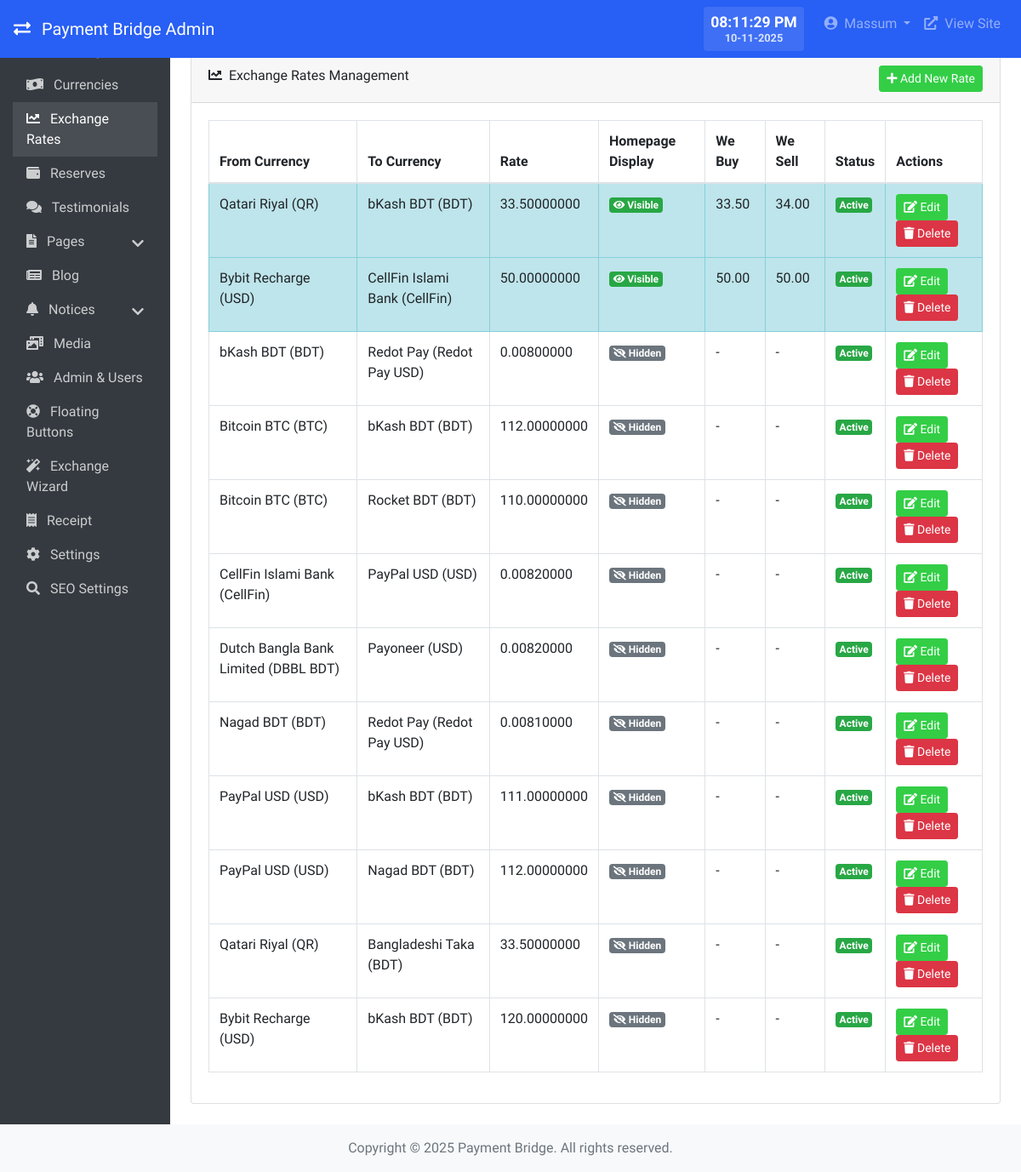
Page /admin/rates/index.php (signed in) on the committed database.
### tables this page shows
CREATE TABLE `settings` (
  `id` int(11) NOT NULL,
  `setting_key` varchar(100) NOT NULL,
  `setting_value` text DEFAULT NULL,
  `created_at` timestamp NOT NULL DEFAULT current_timestamp(),
  `updated_at` timestamp NOT NULL DEFAULT current_timestamp() ON UPDATE current_timestamp()
);

CREATE TABLE `users` (
  `id` int(11) NOT NULL,
  `username` varchar(50) NOT NULL,
  `email` varchar(100) NOT NULL,
  `password` varchar(255) NOT NULL,
  `role` enum('admin','manager','editor') NOT NULL DEFAULT 'editor',
  `status` enum('active','inactive') NOT NULL DEFAULT 'active',
  `last_login` datetime DEFAULT NULL,
  `created_at` timestamp NOT NULL DEFAULT current_timestamp(),
  `updated_at` timestamp NOT NULL DEFAULT current_timestamp() ON UPDATE current_timestamp()
);

CREATE TABLE `exchange_rates` (
  `id` int(11) NOT NULL,
  `from_currency` varchar(10) NOT NULL,
  `to_currency` varchar(10) NOT NULL,
  `rate` decimal(20,8) NOT NULL,
  `status` enum('active','inactive') NOT NULL DEFAULT 'active',
  `created_at` timestamp NOT NULL DEFAULT current_timestamp(),
  `updated_at` timestamp NOT NULL DEFAULT current_timestamp() ON UPDATE current_timestamp(),
  `display_on_homepage` tinyint(1) DEFAULT 0,
  `we_buy` decimal(15,8) DEFAULT 0.00000000,
  `we_sell` decimal(15,8) DEFAULT 0.00000000
);

CREATE TABLE `currencies` (
  `id` int(11) NOT NULL,
  `code` varchar(10) NOT NULL,
  `name` varchar(100) DEFAULT NULL,
  `display_name` varchar(100) DEFAULT NULL,
  `logo` varchar(255) DEFAULT NULL,
  `background_class` varchar(100) DEFAULT NULL,
  `icon_class` varchar(100) DEFAULT NULL,
  `payment_address` varchar(255) DEFAULT NULL,
  `address_label` varchar(100) DEFAULT NULL,
  `address_type` varchar(100) DEFAULT NULL,
  `status` enum('active','inactive') NOT NULL DEFAULT 'active',
  `created_at` timestamp NOT NULL DEFAULT current_timestamp(),
  `updated_at` timestamp NOT NULL DEFAULT current_timestamp() ON UPDATE current_timestamp()
);

### admin/rates/index.php (the view, shortened to what the rows shown need)
<?php
require_once '../../includes/db.php';
require_once '../../includes/functions.php';
require_once '../../includes/auth.php';
$db = Database::getInstance();
$hasNewColumns = false;
try {
    $checkColumns = $db->query("SHOW COLUMNS FROM exchange_rates LIKE 'display_on_homepage'");
    if ($checkColumns && $checkColumns->rowCount() > 0) {
        $hasNewColumns = true;
    }
} catch (Exception $e) {
}
if ($hasNewColumns) {
    $rates = $db->getRows(
        "SELECT er.*,
         fc.name as from_currency_name, fc.display_name as from_display_name,
         tc.name as to_currency_name, tc.display_name as to_display_name
         FROM exchange_rates er
         JOIN currencies fc ON er.from_currency = fc.code
         JOIN currencies tc ON er.to_currency = tc.code
         ORDER BY er.display_on_homepage DESC, er.from_currency, er.to_currency"
    );
}
include '../includes/header.php';
?>
<div class="card mb-4">
    <div class="card-body">
        <div class="table-responsive">
            <table class="table table-bordered" width="100%" cellspacing="0">
                <thead>
                    <tr>
                        <th>From Currency</th>
                        <th>To Currency</th>
                        <th>Rate</th>
                        <?php if ($hasNewColumns): ?>
                        <th>Homepage Display</th>
                        <th>We Buy</th>
                        <th>We Sell</th>
                        <?php endif; ?>
                        <th>Status</th>
                        <th>Actions</th>
                    </tr>
                </thead>
                <tbody>
                    <?php if (count($rates) > 0): ?>
                    <?php foreach ($rates as $rate): ?>
                    <tr <?php echo ($hasNewColumns && isset($rate['display_on_homepage']) && $rate['display_on_homepage']) ? 'class="table-info"' : ''; ?>>
                        <td>
                            <?php echo htmlspecialchars($rate['from_currency_name']); ?>
                            (<?php echo htmlspecialchars($rate['from_display_name'] ?: $rate['from_currency']); ?>)
                        </td>
                        <td>
                            <?php echo htmlspecialchars($rate['to_currency_name']); ?>
                            (<?php echo htmlspecialchars($rate['to_display_name'] ?: $rate['to_currency']); ?>)
                        </td>
                        <td>
                            <?php echo number_format($rate['rate'], 8); ?>
                        </td>
                        <?php if ($hasNewColumns): ?>
                        <td>
                            <?php if (isset($rate['display_on_homepage']) && $rate['display_on_homepage']): ?>
                                <span class="badge badge-success">
                                    <i class="fas fa-eye"></i> Visible
                                </span>
                            <?php else: ?>
                                <span class="badge badge-secondary">
                                    <i class="fas fa-eye-slash"></i> Hidden
                                </span>
                            <?php endif; ?>
                        </td>
                        <td>
                            <?php echo (isset($rate['we_buy']) && $rate['we_buy'] > 0) ? number_format($rate['we_buy'], 2) : '-'; ?>
                        </td>
                        <td>
                            <?php echo (isset($rate['we_sell']) && $rate['we_sell'] > 0) ? number_format($rate['we_sell'], 2) : '-'; ?>
                        </td>
                        <?php endif; ?>
                        <td>
                            <span class="badge badge-<?php echo $rate['status'] === 'active' ? 'success' : 'danger'; ?>">
                                <?php echo ucfirst($rate['status']); ?>
                            </span>
                        </td>
                        <td>
                            <button type="button" class="btn btn-primary btn-sm edit-rate"
                                data-id="<?php echo $rate['id']; ?>"
                                data-from="<?php echo $rate['from_currency']; ?>"
                                data-to="<?php echo $rate['to_currency']; ?>"
                                data-rate="<?php echo $rate['rate']; ?>"
                                data-status="<?php echo $rate['status']; ?>"
                                <?php if ($hasNewColumns): ?>
                                data-homepage="<?php echo isset($rate['display_on_homepage']) ? $rate['display_on_homepage'] : 0; ?>"
                                data-buy="<?php echo isset($rate['we_buy']) ? $rate['we_buy'] : 0; ?>"
                                data-sell="<?php echo isset($rate['we_sell']) ? $rate['we_sell'] : 0; ?>"
                                <?php endif; ?>>
                                <i class="fas fa-edit"></i> Edit
                            </button>
                            <a href="delete.php?id=<?php echo $rate['id']; ?>" class="btn btn-danger btn-sm delete-confirm">
                                <i class="fas fa-trash"></i> Delete
                            </a>
                        </td>
                    </tr>
                    <?php endforeach; ?>
                    <?php else: ?>
                    <tr>
                        <td colspan="<?php echo $hasNewColumns ? '8' : '5'; ?>" class="text-center">No exchange rates found</td>
                    </tr>
                    <?php endif; ?>
                </tbody>
            </table>
        </div>
    </div>
</div>
<?php include '../includes/footer.php'; ?>

### admin/includes/header.php (shortened to what the rows shown need)
<?php
$user = Auth::getUser();
?>
<!DOCTYPE html>
<html lang="en">
<head>
    <link href="https://stackpath.bootstrapcdn.com/bootstrap/4.5.2/css/bootstrap.min.css" rel="stylesheet">
    <link rel="stylesheet" href="https://cdnjs.cloudflare.com/ajax/libs/font-awesome/5.15.3/css/all.min.css">
    <link rel="stylesheet" href="<?php echo ADMIN_URL; ?>/assets/css/admin.css">
</head>
<body>
    <nav class="navbar navbar-expand-lg navbar-dark bg-dark fixed-top">
        <a class="navbar-brand" href="<?php echo ADMIN_URL; ?>/index.php">
            <i class="fas fa-exchange-alt mr-2"></i>
            <?php echo getSetting('site_name', SITE_NAME); ?> Admin
        </a>
        <div class="collapse navbar-collapse" id="navbarNav">
            <ul class="navbar-nav ml-auto">
                <li class="nav-item dropdown">
                    <a class="nav-link dropdown-toggle" href="#" id="navbarDropdown" role="button" data-toggle="dropdown" aria-haspopup="true" aria-expanded="false">
                        <i class="fas fa-user-circle mr-1"></i> <?php echo htmlspecialchars($user['username']); ?>
                    </a>
                </li>
            </ul>
        </div>
    </nav>
    <div class="container-fluid">
        <div class="row">
            <main role="main" class="col-md-10 ml-sm-auto px-4 content">

### admin/includes/footer.php (shortened to what the rows shown need)
</main>
        </div>
    </div>
    <footer class="footer mt-auto py-3 bg-light">
        <div class="container-fluid text-center">
            <span class="text-muted">Copyright &copy; <?php echo date('Y'); ?> <?php echo getSetting('site_name', SITE_NAME); ?>. All rights reserved.</span>
        </div>
    </footer>
</body>
</html>

### rows in the picture
settings: setting_value "Payment Bridge"
users: username "Massum"
exchange_rates: currencies.name "Qatari Riyal", currencies.display_name "QR", currencies.name "bKash BDT", currencies.display_name "BDT", rate "33.50000000", display_on_homepage 1 (drawn), we_buy "33.50", we_sell "34.00", status "Active"
exchange_rates: currencies.name "Bybit Recharge", currencies.display_name "USD", currencies.name "CellFin Islami Bank", currencies.display_name "CellFin", rate "50.00000000", display_on_homepage 1 (drawn), we_buy "50.00", we_sell "50.00", status "Active"
exchange_rates: currencies.name "bKash BDT", currencies.display_name "BDT", currencies.name "Redot Pay", currencies.display_name "Redot Pay USD", rate "0.00800000", display_on_homepage 0 (drawn), status "Active"
exchange_rates: currencies.name "Bitcoin BTC", currencies.display_name "BTC", currencies.name "bKash BDT", currencies.display_name "BDT", rate "112.00000000", display_on_homepage 0 (drawn), status "Active"
exchange_rates: currencies.name "Bitcoin BTC", currencies.display_name "BTC", currencies.name "Rocket BDT", currencies.display_name "BDT", rate "110.00000000", display_on_homepage 0 (drawn), status "Active"
exchange_rates: currencies.name "CellFin Islami Bank", currencies.display_name "CellFin", currencies.name "PayPal USD", currencies.display_name "USD", rate "0.00820000", display_on_homepage 0 (drawn), status "Active"
exchange_rates: currencies.name "Dutch Bangla Bank Limited", currencies.display_name "DBBL BDT", currencies.name "Payoneer", currencies.display_name "USD", rate "0.00820000", display_on_homepage 0 (drawn), status "Active"
exchange_rates: currencies.name "Nagad BDT", currencies.display_name "BDT", currencies.name "Redot Pay", currencies.display_name "Redot Pay USD", rate "0.00810000", display_on_homepage 0 (drawn), status "Active"
exchange_rates: currencies.name "PayPal USD", currencies.display_name "USD", currencies.name "bKash BDT", currencies.display_name "BDT", rate "111.00000000", display_on_homepage 0 (drawn), status "Active"
exchange_rates: currencies.name "PayPal USD", currencies.display_name "USD", currencies.name "Nagad BDT", currencies.display_name "BDT", rate "112.00000000", display_on_homepage 0 (drawn), status "Active"
exchange_rates: currencies.name "Qatari Riyal", currencies.display_name "QR", currencies.name "Bangladeshi Taka", currencies.display_name "BDT", rate "33.50000000", display_on_homepage 0 (drawn), status "Active"
exchange_rates: currencies.name "Bybit Recharge", currencies.display_name "USD", currencies.name "bKash BDT", currencies.display_name "BDT", rate "120.00000000", display_on_homepage 0 (drawn), status "Active"
